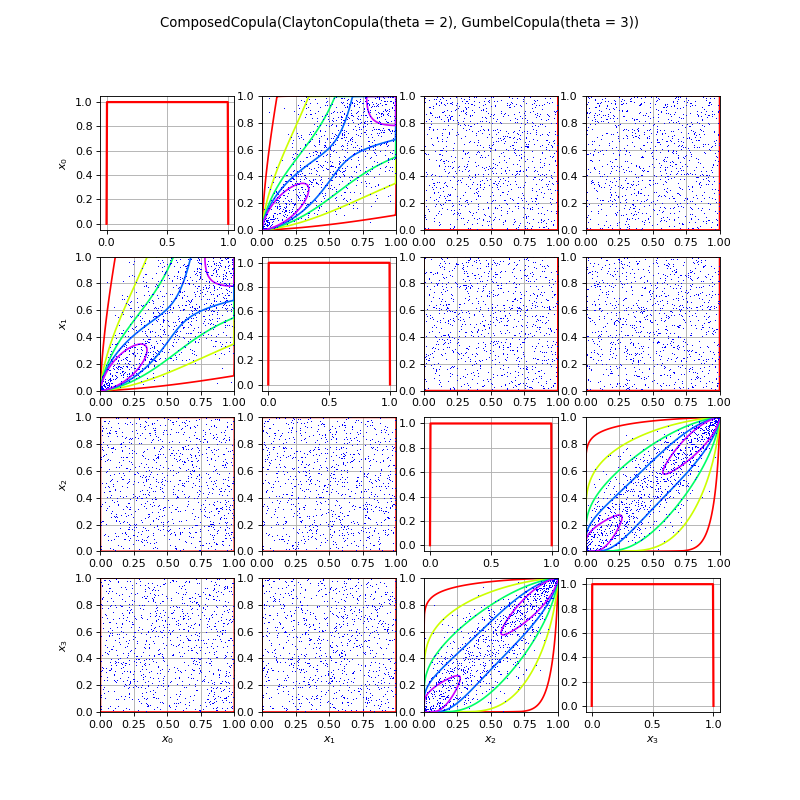

Write Python code to recreate this figure.
import openturns as ot
from matplotlib import pyplot as plt
from openturns.viewer import View
if ot.ComposedCopula().__class__.__name__ == 'ComposedCopula':
    distribution = ot.ComposedCopula([ot.ClaytonCopula(2.0), ot.GumbelCopula(3.0)])
elif ot.ComposedCopula().__class__.__name__ == 'ComposedDistribution':
    R = ot.CorrelationMatrix(3)
    R[0,1]=0.5
    R[0,2]=0.3
    R[1,2]=-0.2
    copula = ot.NormalCopula(R)
    marginals = [ot.Uniform(1.0, 2.0), ot.Normal(2.0, 3.0), ot.Gamma(5.5, 2.0)]
    distribution = ot.ComposedDistribution(marginals, copula)
elif ot.ComposedCopula().__class__.__name__ == 'BlockIndependentDistribution':
    R = ot.CorrelationMatrix(2)
    R[0,1]=0.5
    atom1 = ot.ComposedDistribution([ot.Exponential(2.0), ot.WeibullMax(2.0, 2.0)], ot.NormalCopula(R))
    atom2 = ot.ComposedDistribution([ot.Normal(2.0, 1.0), ot.Triangular(2.0, 3.0, 4.0)], ot.ClaytonCopula(3.0))
    distribution = ot.BlockIndependentDistribution([atom1, atom2])
else:
    distribution = ot.ComposedCopula()
dimension = distribution.getDimension()
mean = distribution.getMean()
std = distribution.getStandardDeviation()
xMin = distribution.getRange().getLowerBound()
xMax = distribution.getRange().getUpperBound()
xMin = [max(xMin[i], mean[i] - 3.0 * std[i]) for i in range(dimension)]
xMax = [min(xMax[i], mean[i] + 3.0 * std[i]) for i in range(dimension)]
size = 1000
sample = distribution.getSample(size)
sMin = sample.getMin()
sMax = sample.getMax()
xMin = [min(xMin[i], sMin[i]) for i in range(dimension)]
xMax = [max(xMax[i], sMax[i]) for i in range(dimension)]
n_rows = dimension
n_cols = dimension
fig = plt.figure(figsize=(10, 10))
for j in range(dimension):
    for i in range(dimension):
        pdf_axis = fig.add_subplot(n_rows, n_cols, j*dimension+i+1)
        if i == j:
            pdf_graph = distribution.drawMarginal1DPDF(i, xMin[i], xMax[i], 256)
        else:
            pdf_graph = distribution.drawMarginal2DPDF(i, j, [xMin[i], xMin[j]], [xMax[i], xMax[j]], [256]*2)
            cloud = ot.Cloud(sample.getMarginal([i, j]))
            cloud.setPointStyle("dot")
            pdf_graph.add(cloud)
        pdf_graph.setTitle("")
        pdf_graph.setXTitle("")
        pdf_graph.setYTitle("")
        if i == 0:
            pdf_graph.setYTitle(r"$x_" + str(j) + r"$")
        if j == dimension-1:
            pdf_graph.setXTitle(r"$x_" + str(i) + r"$")
        View(pdf_graph, figure=fig, axes=[pdf_axis], add_legend=False, square_axes=distribution.isCopula())
title = str(distribution)[:100].split('\n')[0]
fig.suptitle(title)
